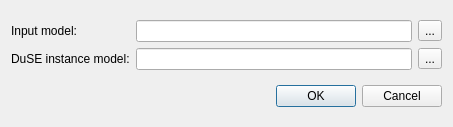
<?xml version="1.0" encoding="UTF-8"?>
<ui version="4.0">
 <class>NewDuseDesign</class>
 <widget class="QDialog" name="NewDuseDesign">
  <property name="geometry">
   <rect>
    <x>0</x>
    <y>0</y>
    <width>453</width>
    <height>127</height>
   </rect>
  </property>
  <property name="windowTitle">
   <string>Create new DuSE design</string>
  </property>
  <layout class="QGridLayout" name="gridLayout_2">
   <item row="0" column="0">
    <layout class="QGridLayout" name="gridLayout">
     <item row="0" column="0">
      <widget class="QLabel" name="lblInputModel">
       <property name="text">
        <string>Input model:</string>
       </property>
      </widget>
     </item>
     <item row="0" column="1">
      <widget class="QLineEdit" name="lneInputModel"/>
     </item>
     <item row="0" column="2">
      <widget class="QToolButton" name="tbtInputModel">
       <property name="text">
        <string>...</string>
       </property>
      </widget>
     </item>
     <item row="1" column="0">
      <widget class="QLabel" name="lblDuseInstanceModel">
       <property name="text">
        <string>DuSE instance model:</string>
       </property>
      </widget>
     </item>
     <item row="1" column="1">
      <widget class="QLineEdit" name="lneDuseInstanceModel"/>
     </item>
     <item row="1" column="2">
      <widget class="QToolButton" name="tbtDuseInstanceModel">
       <property name="text">
        <string>...</string>
       </property>
      </widget>
     </item>
    </layout>
   </item>
   <item row="1" column="0">
    <widget class="QDialogButtonBox" name="buttonBox">
     <property name="orientation">
      <enum>Qt::Horizontal</enum>
     </property>
     <property name="standardButtons">
      <set>QDialogButtonBox::Cancel|QDialogButtonBox::Ok</set>
     </property>
    </widget>
   </item>
  </layout>
 </widget>
 <resources/>
 <connections>
  <connection>
   <sender>buttonBox</sender>
   <signal>accepted()</signal>
   <receiver>NewDuseDesign</receiver>
   <slot>accept()</slot>
   <hints>
    <hint type="sourcelabel">
     <x>248</x>
     <y>254</y>
    </hint>
    <hint type="destinationlabel">
     <x>157</x>
     <y>274</y>
    </hint>
   </hints>
  </connection>
  <connection>
   <sender>buttonBox</sender>
   <signal>rejected()</signal>
   <receiver>NewDuseDesign</receiver>
   <slot>reject()</slot>
   <hints>
    <hint type="sourcelabel">
     <x>316</x>
     <y>260</y>
    </hint>
    <hint type="destinationlabel">
     <x>286</x>
     <y>274</y>
    </hint>
   </hints>
  </connection>
 </connections>
</ui>
